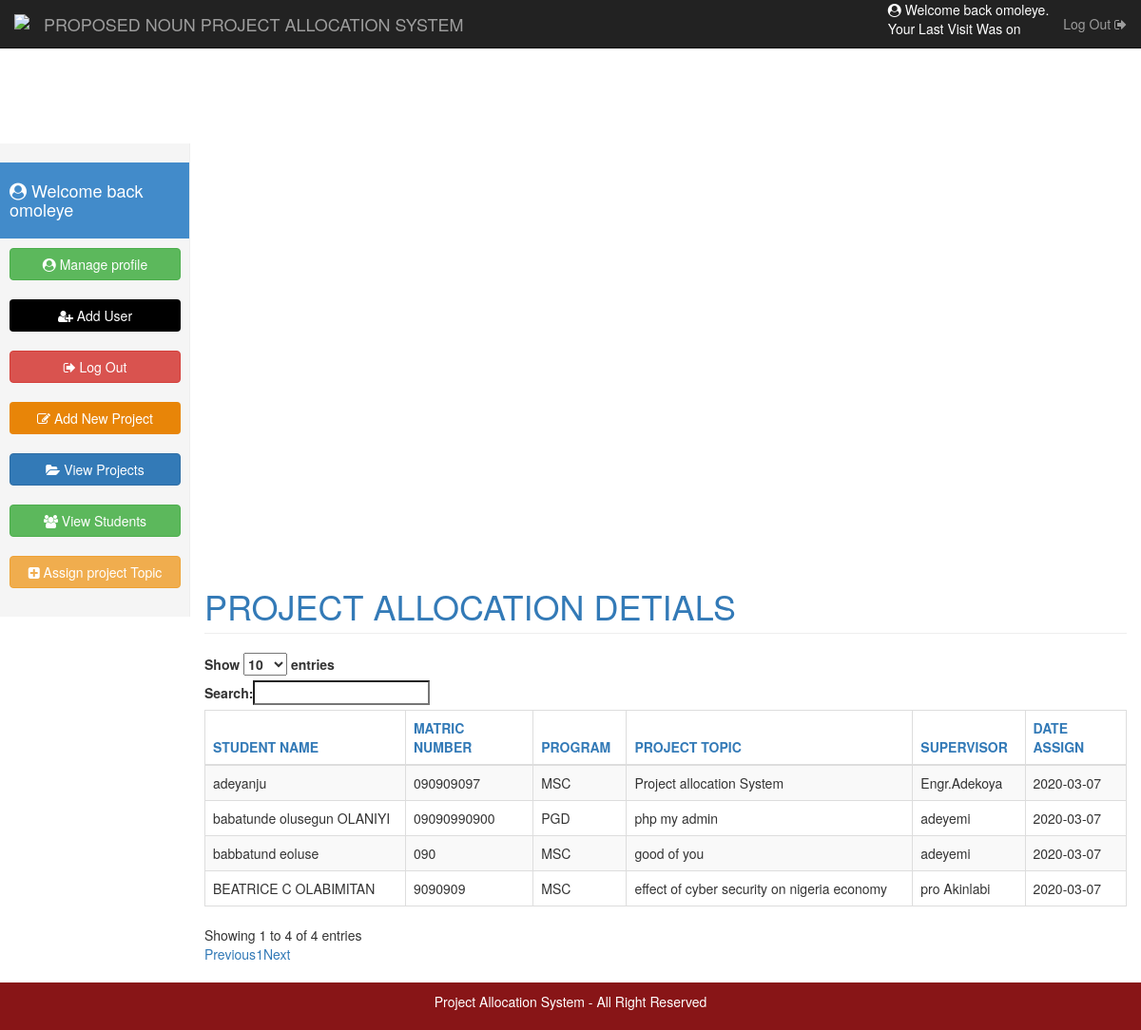
The page /?View=home (signed in) on the database its author committed.
### tables this page shows
CREATE TABLE `student` (
  `ID` int(10) NOT NULL,
  `Name` varchar(100) NOT NULL,
  `Matric_Number` varchar(100) NOT NULL,
  `Program` varchar(100) NOT NULL,
  `Date` varchar(10) NOT NULL,
  `Email` varchar(100) NOT NULL,
  `Project_Id` int(10) NOT NULL
);

CREATE TABLE `project` (
  `ID` int(10) NOT NULL,
  `Project_Topic` varchar(100) NOT NULL,
  `Program` varchar(100) NOT NULL,
  `Date_Added` varchar(100) NOT NULL,
  `Added_By` varchar(100) NOT NULL,
  `supervisor` varchar(100) NOT NULL,
  `Area_Of_Knowledge` varchar(100) NOT NULL,
  `Availability` varchar(10) NOT NULL
);

### Model/Context.php (called while the page is built, shortened)
<?php
class Db_Context{
private $Host = "localhost";
    private $Db_Name = "sile";
	private $Db_User_Name = "root";
	private $Db_Password = "" ;
	private $Db_Connection;
function __construct() {
	$this->Db_Connection = $this->Connect();
	}
private function Connect(){
	$Connection = mysqli_connect($this->Host, $this->Db_User_Name, $this->Db_Password,$this->Db_Name);
	return($Connection);
	}
protected function Select($sql){
	$result = mysqli_query($this->Db_Connection,$sql);
	$rows_count = mysqli_num_rows($result);
	if($rows_count > 0){
	while($rows = mysqli_fetch_assoc($result)){ $Array_row[] = $rows; }
			return($Array_row);
	} else
	{ return false ;}
	}
}
?>

### Controller/Controller.php (called while the page is built, shortened)
<?php
include("Model/Context.php");
class Controller extends Db_Context{
	public function Get_Combine_Info(){
		$Get_Sql= "SELECT * FROM student a , project b WHERE a.Project_Id = b.ID;";
		$Get_Result = $this->Select($Get_Sql);
		if($Get_Result != false){return($Get_Result);}
	}
}
?>

### Views/home.php (the view, shortened to what this page needs)
<?php
$Obj_Controller = new Controller();
include("navbar.php");
?>
    <div class="container-fluid">
      <div class="row">
        <div class="col-sm-3 col-md-2 sidebar">
          <?php include("sidebar.php"); ?>
        </div>
        <div class="col-sm-9 col-sm-offset-3 col-md-10 col-md-offset-2 main">
          <h1 class="page-header text-primary">PROJECT ALLOCATION DETIALS</h1>
           <div class="row">
          <div class="col-md-12">
          <div class="table-responsive">
          <table id="example" class="table table-bordered table-striped table-hover table-bordered" style="width:100%">
           <thead>
            <tr class="text-primary" style="text-align: center;">
             	<th>STUDENT NAME </th>
             	<th>MATRIC NUMBER </th>
             	<th> PROGRAM </th>
             	<th>PROJECT TOPIC </th>
             		<th> SUPERVISOR </th>
             			<th> DATE ASSIGN </th>
               </tr>
             </thead>
              	<tbody>
               	<?php
				   $Rows =  $Obj_Controller->Get_Combine_Info();
				   foreach($Rows as $key=>$value){
					   ?>
				<tr>
				 <td> <?php echo   $Rows[$key]["Name"];?> </td>
              	  <td> <?php echo   $Rows[$key]["Matric_Number"];?> </td>
             	    <td> <?php echo   $Rows[$key]["Program"];?> </td>
              	     <td> <?php echo   $Rows[$key]["Project_Topic"];?> </td>
              	     <td> <?php echo   $Rows[$key]["supervisor"];?> </td>
              	     <td> <?php echo   $Rows[$key]["Date"];?> </td>
               	 </tr>
                 <?php
            }
				  ?>
           </tbody>
            </table>
          </div>
          </div>
        </div>
      </div>
    </div>
<div class="row">
<?php include("footer.php");
	?>

### Css/style.css (style rules this page uses)
@media (min-width: 768px) { .sidebar { position: fixed; top: 51px; bottom: 0; left: 0; z-index: 1000; display: block; padding: 20px; overflow-x: hidden; overflow-y: auto; background-color: #f5f5f5; border-right: 1px solid #eee; } }
.main { padding: 20px; }
@media (min-width: 768px) { .main { padding-right: 40px; padding-left: 40px; } }
.main .page-header { margin-top: 0; }

### rows shown on the page
student: Name "babbatund eoluse", Matric_Number "090", Project_Id.Program "MSC", Project_Id.Project_Topic "good of you", Project_Id.supervisor "adeyemi", Date "2020-03-07"
student: Name "babatunde olusegun OLANIYI", Matric_Number "09090990900", Project_Id.Program "PGD", Project_Id.Project_Topic "php my admin", Project_Id.supervisor "adeyemi", Date "2020-03-07"
student: Name "adeyanju", Matric_Number "090909097", Project_Id.Program "MSC", Project_Id.Project_Topic "Project allocation System", Project_Id.supervisor "Engr.Adekoya", Date "2020-03-07"
student: Name "BEATRICE C OLABIMITAN", Matric_Number "9090909", Project_Id.Program "MSC", Project_Id.Project_Topic "effect of cyber security on nigeria economy", Project_Id.supervisor "pro Akinlabi", Date "2020-03-07"

### other values the page prints
$_SESSION["Name"] "omoleye"
